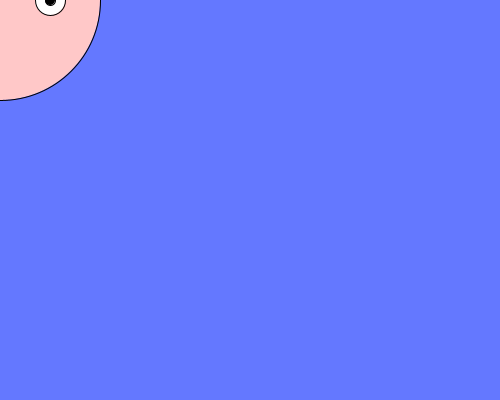
Frame 1 (no input)
Frame 60 (the mouse pressed at the canvas centre just before this capture): identical to frame 1, image omitted
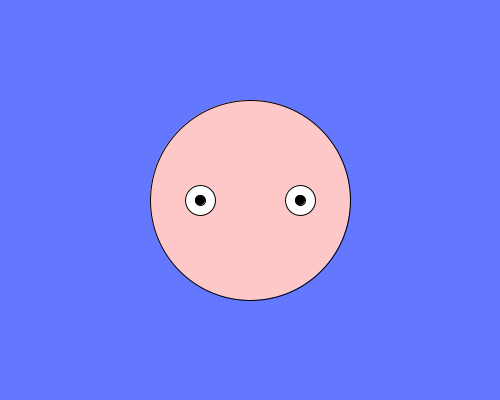
Frame 120 (the mouse held since frame 60 and released just before this capture)

The Processing sketch that drew these frames (run headless with seeded random() and noise(); from frame 60 on, the mouse is pressed at the canvas centre):

// Processing sketch: processing_185094
// ── processing_185094.pde

//DMS 110
//Jenny Na
//Week 3 assignment
//source code: http://www.openprocessing.org/sketch/185064- created by Su Hyun Nam


int x=200 ;//  center x-position
int y=150;//center y-position
 
void setup(){
  background (255,255,0);
  size(500,400);
  
  frameRate(30);
}
 
void draw(){
  x=mouseX;
  y=mouseY;
  background(100,120,255);
  
 
  ellipseMode(CENTER);
    
   fill(255,200,200);
  ellipse(x,y,200,200);
  fill(255,255,255);
  ellipse(x-50,y,30,30);
  ellipse(x+50,y,30,30);
  fill(0,0,0);
   ellipse (x-50,y,10,10);
   fill(0,0,0);
  ellipse(x+50,y,10,10); }
